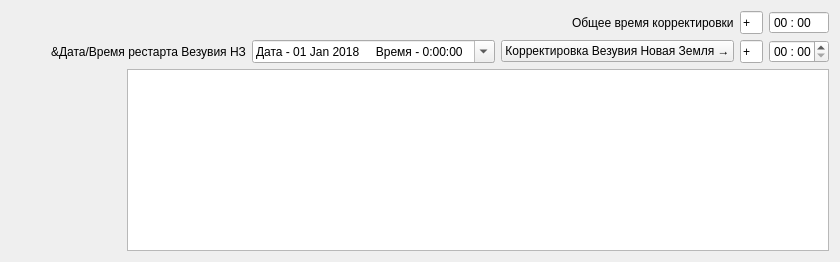
       <widget class="QWidget" name="VezaNovayaTab">
        <attribute name="icon">
         <iconset resource="resourses_and_icons.qrc">
          <normaloff>:/Filling/artifacts/VezaNovayaIcon.png</normaloff>:/Filling/artifacts/VezaNovayaIcon.png</iconset>
        </attribute>
        <attribute name="title">
         <string>&amp;Везувий Новая Земля</string>
        </attribute>
        <layout class="QVBoxLayout" name="verticalLayout_7">
         <item>
          <layout class="QVBoxLayout" name="verticalLayout_2">
           <item>
            <layout class="QHBoxLayout" name="horizontalLayout_2">
             <item>
              <spacer name="horizontalSpacer_12">
               <property name="orientation">
                <enum>Qt::Horizontal</enum>
               </property>
               <property name="sizeHint" stdset="0">
                <size>
                 <width>0</width>
                 <height>0</height>
                </size>
               </property>
              </spacer>
             </item>
             <item>
              <layout class="QVBoxLayout" name="VezaNovayaLayout">
               <item>
                <layout class="QHBoxLayout" name="VezaNovayaAccumLayout">
                 <item>
                  <spacer name="horizontalSpacer_6">
                   <property name="orientation">
                    <enum>Qt::Horizontal</enum>
                   </property>
                   <property name="sizeHint" stdset="0">
                    <size>
                     <width>40</width>
                     <height>20</height>
                    </size>
                   </property>
                  </spacer>
                 </item>
                 <item>
                  <widget class="QLabel" name="labelVezaNovayaCorrection">
                   <property name="toolTip">
                    <string>&lt;html&gt;&lt;head/&gt;&lt;body&gt;&lt;p&gt;&lt;span style=&quot; font-size:10pt;&quot;&gt;Сумма всех корректировок, введенных за все время&lt;/span&gt;&lt;/p&gt;&lt;/body&gt;&lt;/html&gt;</string>
                   </property>
                   <property name="text">
                    <string>Общее время корректировки</string>
                   </property>
                  </widget>
                 </item>
                 <item>
                  <widget class="QLineEdit" name="VezaNovayaPlusMinusCorrection">
                   <property name="maximumSize">
                    <size>
                     <width>23</width>
                     <height>25</height>
                    </size>
                   </property>
                   <property name="inputMask">
                    <string/>
                   </property>
                   <property name="text">
                    <string>+</string>
                   </property>
                   <property name="readOnly">
                    <bool>true</bool>
                   </property>
                   <property name="placeholderText">
                    <string>+/-</string>
                   </property>
                  </widget>
                 </item>
                 <item>
                  <widget class="QTimeEdit" name="VezaNovayaEditCorrection">
                   <property name="minimumSize">
                    <size>
                     <width>60</width>
                     <height>23</height>
                    </size>
                   </property>
                   <property name="maximumSize">
                    <size>
                     <width>60</width>
                     <height>23</height>
                    </size>
                   </property>
                   <property name="toolTip">
                    <string>&lt;html&gt;&lt;head/&gt;&lt;body&gt;&lt;p&gt;&lt;span style=&quot; font-size:10pt;&quot;&gt;Минуты : Секунды&lt;/span&gt;&lt;/p&gt;&lt;/body&gt;&lt;/html&gt;</string>
                   </property>
                   <property name="toolTipDuration">
                    <number>-1</number>
                   </property>
                   <property name="statusTip">
                    <string/>
                   </property>
                   <property name="whatsThis">
                    <string/>
                   </property>
                   <property name="autoFillBackground">
                    <bool>false</bool>
                   </property>
                   <property name="wrapping">
                    <bool>false</bool>
                   </property>
                   <property name="frame">
                    <bool>true</bool>
                   </property>
                   <property name="readOnly">
                    <bool>true</bool>
                   </property>
                   <property name="buttonSymbols">
                    <enum>QAbstractSpinBox::NoButtons</enum>
                   </property>
                   <property name="maximumTime">
                    <time>
                     <hour>0</hour>
                     <minute>59</minute>
                     <second>59</second>
                    </time>
                   </property>
                   <property name="displayFormat">
                    <string>mm : ss</string>
                   </property>
                   <property name="calendarPopup">
                    <bool>false</bool>
                   </property>
                   <property name="time">
                    <time>
                     <hour>0</hour>
                     <minute>0</minute>
                     <second>0</second>
                    </time>
                   </property>
                  </widget>
                 </item>
                </layout>
               </item>
               <item>
                <layout class="QHBoxLayout" name="VezaNovayaEditTimingLayout">
                 <item>
                  <spacer name="horizontalSpacer_7">
                   <property name="orientation">
                    <enum>Qt::Horizontal</enum>
                   </property>
                   <property name="sizeHint" stdset="0">
                    <size>
                     <width>40</width>
                     <height>20</height>
                    </size>
                   </property>
                  </spacer>
                 </item>
                 <item>
                  <widget class="QLabel" name="labelVezaNovayaRestart">
                   <property name="toolTip">
                    <string>&lt;html&gt;&lt;head/&gt;&lt;body&gt;&lt;p&gt;&lt;span style=&quot; font-size:10pt;&quot;&gt;Дата/Время рестарта Везувия Новая Земля с учетом изменений&lt;/span&gt;&lt;/p&gt;&lt;/body&gt;&lt;/html&gt;</string>
                   </property>
                   <property name="text">
                    <string>&amp;Дата/Время рестарта Везувия НЗ</string>
                   </property>
                  </widget>
                 </item>
                 <item>
                  <widget class="QDateTimeEdit" name="VezaNovayaRestart">
                   <property name="sizePolicy">
                    <sizepolicy hsizetype="Fixed" vsizetype="Fixed">
                     <horstretch>0</horstretch>
                     <verstretch>0</verstretch>
                    </sizepolicy>
                   </property>
                   <property name="minimumSize">
                    <size>
                     <width>220</width>
                     <height>23</height>
                    </size>
                   </property>
                   <property name="toolTip">
                    <string>&lt;html&gt;&lt;head/&gt;&lt;body&gt;&lt;p&gt;&lt;span style=&quot; font-size:10pt;&quot;&gt;Можно использовать клавиши ←, →, ↑, ↓ на клавиатуре, а также справа можно открыть календарь для редактирования даты.&lt;/span&gt;&lt;/p&gt;&lt;/body&gt;&lt;/html&gt;</string>
                   </property>
                   <property name="minimumDateTime">
                    <datetime>
                     <hour>0</hour>
                     <minute>0</minute>
                     <second>0</second>
                     <year>2018</year>
                     <month>1</month>
                     <day>1</day>
                    </datetime>
                   </property>
                   <property name="minimumDate">
                    <date>
                     <year>2018</year>
                     <month>1</month>
                     <day>1</day>
                    </date>
                   </property>
                   <property name="displayFormat">
                    <string>Дата - dd MMM yyyy     Время - H:mm:ss</string>
                   </property>
                   <property name="calendarPopup">
                    <bool>true</bool>
                   </property>
                  </widget>
                 </item>
                 <item>
                  <widget class="QPushButton" name="EditTimingVezaNovaya">
                   <property name="toolTip">
                    <string>&lt;html&gt;&lt;head/&gt;&lt;body&gt;&lt;p&gt;&lt;span style=&quot; font-size:10pt;&quot;&gt;Если Везувий Новая Земля появился чуть раньше или чуть позже - можно откорректировать все тайминги , указав время, которое нужно изменить в панели справа&lt;/span&gt;&lt;/p&gt;&lt;/body&gt;&lt;/html&gt;</string>
                   </property>
                   <property name="text">
                    <string>Корректировка Везувия Новая Земля →</string>
                   </property>
                   <property name="autoDefault">
                    <bool>false</bool>
                   </property>
                  </widget>
                 </item>
                 <item>
                  <widget class="QLineEdit" name="VezaNovayaPlusMinus">
                   <property name="maximumSize">
                    <size>
                     <width>23</width>
                     <height>25</height>
                    </size>
                   </property>
                   <property name="toolTip">
                    <string>&lt;html&gt;&lt;head/&gt;&lt;body&gt;&lt;p&gt;&lt;span style=&quot; font-size:10pt;&quot;&gt;Добавить или вычесть время корректировки?&lt;/span&gt;&lt;/p&gt;&lt;/body&gt;&lt;/html&gt;</string>
                   </property>
                   <property name="inputMask">
                    <string/>
                   </property>
                   <property name="text">
                    <string>+</string>
                   </property>
                   <property name="placeholderText">
                    <string>+/-</string>
                   </property>
                  </widget>
                 </item>
                 <item>
                  <widget class="QTimeEdit" name="VezaNovayaEdit">
                   <property name="minimumSize">
                    <size>
                     <width>60</width>
                     <height>23</height>
                    </size>
                   </property>
                   <property name="maximumSize">
                    <size>
                     <width>60</width>
                     <height>23</height>
                    </size>
                   </property>
                   <property name="toolTip">
                    <string>&lt;html&gt;&lt;head/&gt;&lt;body&gt;&lt;p&gt;&lt;span style=&quot; font-size:10pt;&quot;&gt;Формат ввода - Минуты : Секунды&lt;/span&gt;&lt;/p&gt;&lt;/body&gt;&lt;/html&gt;</string>
                   </property>
                   <property name="toolTipDuration">
                    <number>-1</number>
                   </property>
                   <property name="statusTip">
                    <string/>
                   </property>
                   <property name="whatsThis">
                    <string/>
                   </property>
                   <property name="maximumTime">
                    <time>
                     <hour>0</hour>
                     <minute>59</minute>
                     <second>59</second>
                    </time>
                   </property>
                   <property name="displayFormat">
                    <string>mm : ss</string>
                   </property>
                   <property name="calendarPopup">
                    <bool>false</bool>
                   </property>
                   <property name="time">
                    <time>
                     <hour>0</hour>
                     <minute>0</minute>
                     <second>0</second>
                    </time>
                   </property>
                  </widget>
                 </item>
                </layout>
               </item>
               <item>
                <layout class="QHBoxLayout" name="VezaNovayaTableLayout">
                 <item>
                  <spacer name="horizontalSpacer_8">
                   <property name="orientation">
                    <enum>Qt::Horizontal</enum>
                   </property>
                   <property name="sizeHint" stdset="0">
                    <size>
                     <width>13</width>
                     <height>149</height>
                    </size>
                   </property>
                  </spacer>
                 </item>
                 <item>
                  <widget class="QTableWidget" name="VezaNovayaTable">
                   <property name="enabled">
                    <bool>true</bool>
                   </property>
                   <property name="sizePolicy">
                    <sizepolicy hsizetype="Fixed" vsizetype="Fixed">
                     <horstretch>0</horstretch>
                     <verstretch>0</verstretch>
                    </sizepolicy>
                   </property>
                   <property name="minimumSize">
                    <size>
                     <width>702</width>
                     <height>182</height>
                    </size>
                   </property>
                   <property name="maximumSize">
                    <size>
                     <width>702</width>
                     <height>182</height>
                    </size>
                   </property>
                   <property name="font">
                    <font>
                     <family>Arial</family>
                     <pointsize>14</pointsize>
                    </font>
                   </property>
                   <property name="frameShape">
                    <enum>QFrame::Box</enum>
                   </property>
                   <property name="frameShadow">
                    <enum>QFrame::Raised</enum>
                   </property>
                   <property name="lineWidth">
                    <number>0</number>
                   </property>
                   <property name="midLineWidth">
                    <number>1</number>
                   </property>
                   <property name="editTriggers">
                    <set>QAbstractItemView::NoEditTriggers</set>
                   </property>
                   <property name="dragEnabled">
                    <bool>false</bool>
                   </property>
                   <property name="alternatingRowColors">
                    <bool>false</bool>
                   </property>
                   <property name="selectionMode">
                    <enum>QAbstractItemView::SingleSelection</enum>
                   </property>
                   <property name="selectionBehavior">
                    <enum>QAbstractItemView::SelectItems</enum>
                   </property>
                   <property name="showGrid">
                    <bool>true</bool>
                   </property>
                   <property name="gridStyle">
                    <enum>Qt::SolidLine</enum>
                   </property>
                   <property name="sortingEnabled">
                    <bool>false</bool>
                   </property>
                   <attribute name="horizontalHeaderCascadingSectionResizes">
                    <bool>false</bool>
                   </attribute>
                   <attribute name="horizontalHeaderHighlightSections">
                    <bool>true</bool>
                   </attribute>
                   <attribute name="verticalHeaderVisible">
                    <bool>false</bool>
                   </attribute>
                  </widget>
                 </item>
                </layout>
               </item>
              </layout>
             </item>
            </layout>
           </item>
           <item>
            <spacer name="verticalSpacer_2">
             <property name="orientation">
              <enum>Qt::Vertical</enum>
             </property>
             <property name="sizeHint" stdset="0">
              <size>
               <width>0</width>
               <height>0</height>
              </size>
             </property>
            </spacer>
           </item>
          </layout>
         </item>
        </layout>
       </widget>
